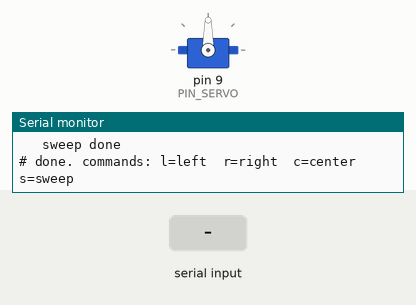
Bench run of a sketch on a simulated Arduino Uno, built with avr-gcc and run on an emulated ATmega328P. Shown: servo, the last lines printed to the serial monitor. Inputs (shaded band) come from the test bench.

Above: at 8.5 s.
8.6 s: "s\n" received over Serial
11.6 s: byte 108 ('l') received over Serial
13.7 s: byte 114 ('r') received over Serial
At 14.9 s:
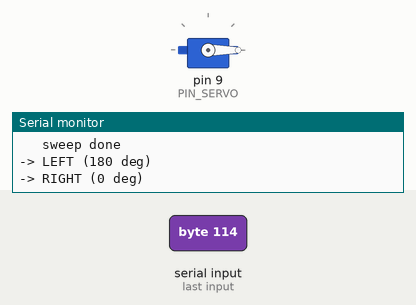
15.2 s: byte 99 ('c') received over Serial
At 16.1 s:
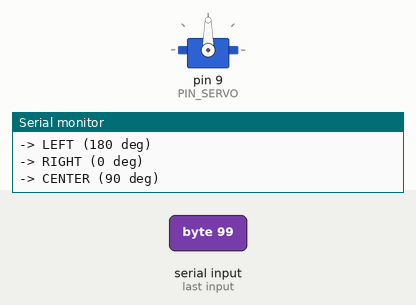
16.7 s: "l\n" received over Serial
At 17.2 s:
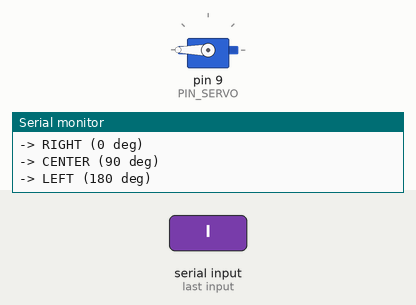
18.2 s: "r\n" received over Serial
At 19.6 s:
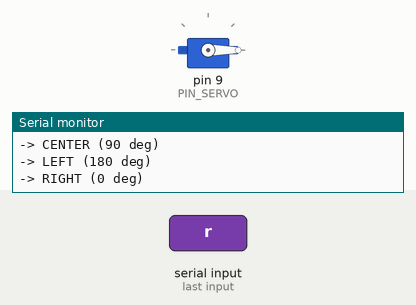
Timing chart, 0 to 20.7 s (numbered marks = the images above; inputs shaded):
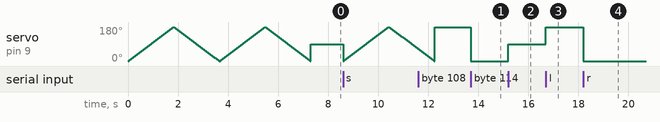

The sketch:

servo_test.ino
```cpp
/*
 * servo_test — is the servo alive?
 *
 * Drives ONLY the servo, nothing else. If it doesn't move with this
 * sketch, the problem is the servo, its wiring, or its power — not the
 * radar code.
 *
 * Wiring (same as the radar):
 *   Servo signal (orange/yellow) -> D9
 *   Servo 5V (red)               -> 5V
 *   Servo GND (brown/black)      -> GND
 *
 * How to use:
 *   1. Upload this sketch.
 *   2. Open the Serial Monitor at 115200 baud.
 *   3. It sweeps left-right twice on its own, then listens for commands:
 *        l  = go full LEFT   (180 deg)
 *        r  = go full RIGHT  (0 deg)
 *        c  = go to CENTER   (90 deg)
 *        s  = do one slow sweep
 *
 * What the results mean:
 *   - Moves on command            -> servo is fine; suspect wiring order,
 *                                    the sensor, or the Python side.
 *   - Never moves, no sound       -> check wiring first (signal on D9?
 *                                    ground shared with the Arduino?),
 *                                    then try another servo.
 *   - Buzzes/hums but won't move  -> stripped gears or stalled: replace it.
 *   - Twitches once on power-up   -> it's getting power; signal wire or a
 *                                    weak 5V rail is the likely problem.
 *   - Moves but resets the board  -> power brown-out; servo needs its own
 *                                    5V supply (see bill of materials).
 */

#include <Servo.h>

const int PIN_SERVO = 9;   // same pin as radar_sweep.ino

Servo head;

void goTo(int angleDeg, const char *label) {
  Serial.print(F("-> "));
  Serial.print(label);
  Serial.print(F(" ("));
  Serial.print(angleDeg);
  Serial.println(F(" deg)"));
  head.write(angleDeg);
}

void slowSweep() {
  Serial.println(F("-> slow sweep 0 to 180 and back"));
  for (int a = 0; a <= 180; a += 2) { head.write(a); delay(20); }
  for (int a = 180; a >= 0; a -= 2) { head.write(a); delay(20); }
  Serial.println(F("   sweep done"));
}

void setup() {
  Serial.begin(115200);
  head.attach(PIN_SERVO);

  Serial.println(F("# servo_test: watch the servo now"));
  Serial.println(F("# doing two automatic sweeps..."));
  slowSweep();
  slowSweep();
  head.write(90);

  Serial.println(F("# done. commands: l=left  r=right  c=center  s=sweep"));
}

void loop() {
  if (!Serial.available()) return;

  char cmd = Serial.read();
  switch (cmd) {
    case 'l': case 'L': goTo(180, "LEFT");   break;
    case 'r': case 'R': goTo(0,   "RIGHT");  break;
    case 'c': case 'C': goTo(90,  "CENTER"); break;
    case 's': case 'S': slowSweep();         break;
    case '\n': case '\r': case ' ': break;   // ignore line endings
    default:
      Serial.println(F("? use: l  r  c  s"));
  }
}
```

Measured:
- after the input at 13.7 s, servo on pin 9 (PIN_SERVO): 180° → 0° at once
- after the input at 15.2 s, servo on pin 9 (PIN_SERVO): 0° → 90° at once
- after the input at 16.7 s, servo on pin 9 (PIN_SERVO): 90° → 180° at once
- after the input at 18.2 s, servo on pin 9 (PIN_SERVO): 180° → 0° at once
